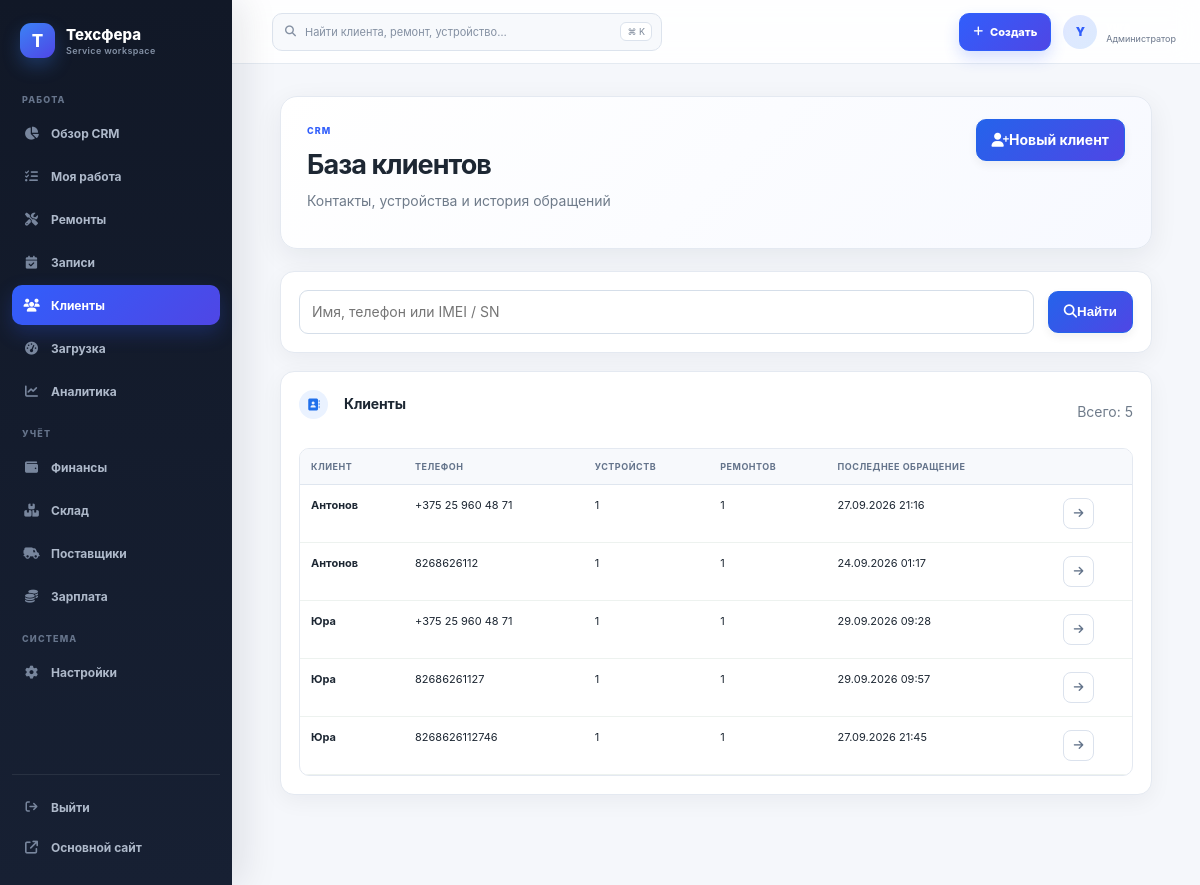
/crm/clients/ (signed in), run on an earlier commit of the app's database.
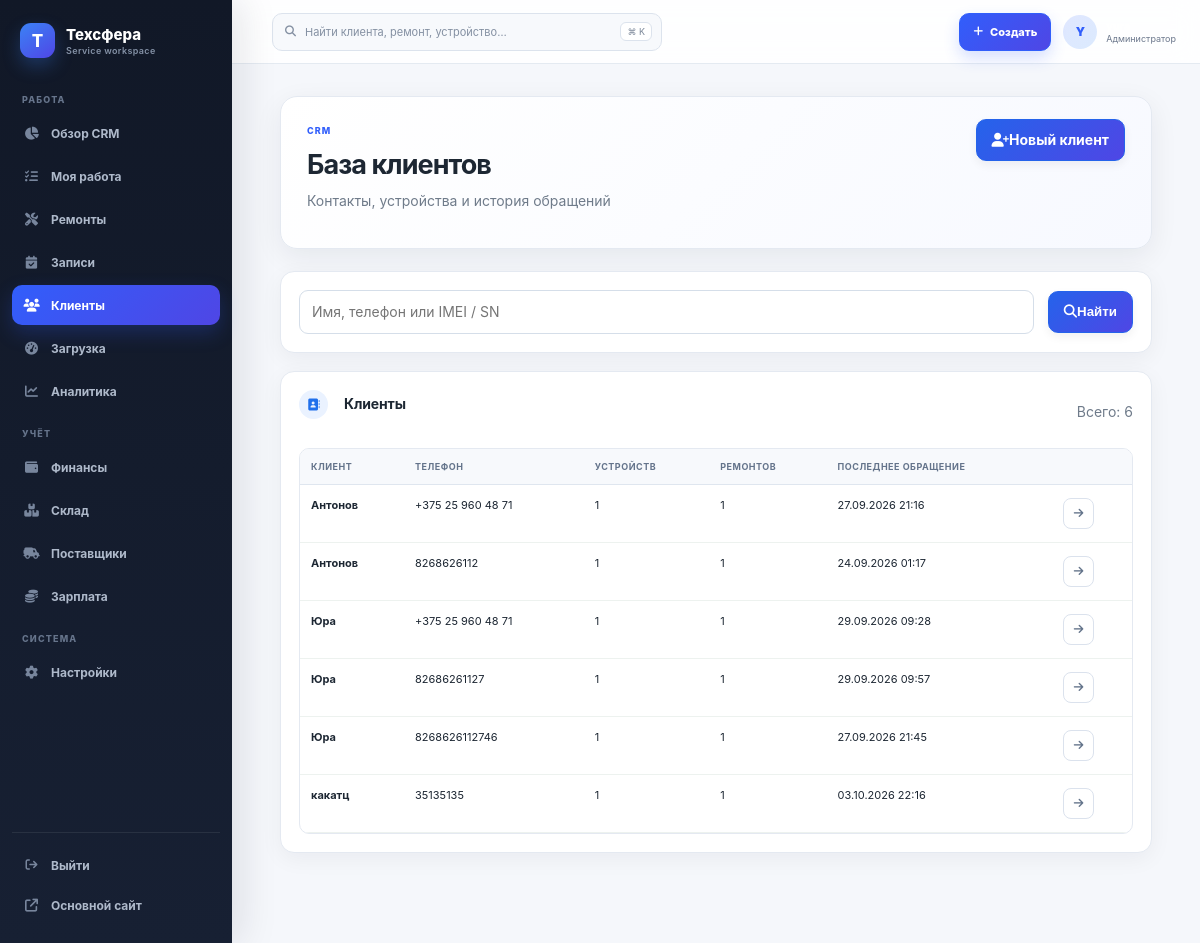
And on a later commit of the database.
### crm/models.py (models this page shows, shortened)
class CRMClient(models.Model):
    name = models.CharField("Имя", max_length=160)
    phone = models.CharField("Телефон", max_length=40)
    normalized_phone = models.CharField("Нормализованный телефон", max_length=20, db_index=True)
    additional_phone = models.CharField("Дополнительный телефон", max_length=40, blank=True)
    email = models.EmailField("Email", blank=True)
    source = models.CharField("Источник", max_length=120, blank=True)
    city = models.CharField("Город", max_length=120, blank=True)
    note = models.TextField("Заметка", blank=True)
    created_at = models.DateTimeField("Создан", auto_now_add=True)
    updated_at = models.DateTimeField("Обновлён", auto_now=True)
    class Meta:
        verbose_name = "Клиент CRM"
        verbose_name_plural = "Клиенты CRM"
        ordering = ["name", "id"]
        indexes = [models.Index(fields=["name"])]

### crm/views.py (the view)
# urls.py: path("clients/", views.client_list, name="client_list"),
@crm_permission_required()
def client_list(request):
    page = Paginator(filter_clients(request.GET.get("q", ""), request.user), 40).get_page(request.GET.get("page"))
    return render(request, "crm/client_list.html", {"page_obj": page, "q": request.GET.get("q", "")})

### accounts/access.py (called while the page is built, shortened)
def profile_for(user):
    if not getattr(user, "is_authenticated", False):
        return None
    try:
        return user.account_profile
    except AccountProfile.DoesNotExist:
        return None

def is_tehsfera_admin(user):
    profile = profile_for(user)
    return bool(user.is_authenticated and user.is_active and (
        user.is_superuser or (profile and profile.role == AccountProfile.Role.ADMIN)
    ))

def master_employee(user):
    if not getattr(user, "is_authenticated", False) or not user.is_active:
        return None
    try:
        employee = user.employee_profile
    except Exception:
        return None
    profile = profile_for(user)
    approved = not profile or (
        profile.role == AccountProfile.Role.MASTER and profile.approval_status == AccountProfile.Approval.APPROVED
    )
    return employee if approved and employee.is_active and not employee.is_owner else None

def is_approved_master(user):
    return master_employee(user) is not None

def is_client(user):
    profile = profile_for(user)
    return bool(profile and profile.role == AccountProfile.Role.CLIENT)

def account_landing_url(user):
    if is_tehsfera_admin(user):
        return reverse("workbench")

### crm/templates/crm/client_list.html (shortened to what this page needs)
{% extends "crm/base.html" %}
{% block crm_content %}
<header class="crm-page-head">
  <div><span class="crm-eyebrow">CRM</span><h1>База клиентов</h1><p class="crm-muted">Контакты, устройства и история обращений</p></div>
  {% if perms.crm.add_crmclient %}<a class="crm-btn crm-btn--primary" href="{% url 'crm:client_create' %}"><i class="fa-solid fa-user-plus"></i> Новый клиент</a>{% endif %}
</header>
<form class="crm-panel crm-inline" method="get"><input class="crm-input crm-search" name="q" value="{{ q }}" placeholder="Имя, телефон или IMEI / SN"><button class="crm-btn crm-btn--primary"><i class="fa-solid fa-magnifying-glass"></i> Найти</button>{% if q %}<a class="crm-btn" href="{% url 'crm:client_list' %}">Сбросить</a>{% endif %}</form>
<section class="crm-panel"><div class="wb-section-head"><h2><i class="fa-solid fa-address-book"></i> Клиенты</h2><span class="crm-muted">Всего: {{ page_obj.paginator.count }}</span></div><div class="crm-table-wrap"><table class="crm-table"><thead><tr><th>Клиент</th><th>Телефон</th><th>Устройств</th><th>Ремонтов</th><th>Последнее обращение</th><th></th></tr></thead><tbody>{% for client in page_obj %}<tr><td><b>{{ client.name }}</b></td><td>{{ client.phone }}</td><td>{{ client.devices_count }}</td><td>{{ client.orders_count }}</td><td>{{ client.last_visit|date:"d.m.Y H:i"|default:"—" }}</td><td><a class="wb-icon-action" title="Открыть клиента" href="{% url 'crm:client_detail' client.pk %}"><i class="fa-solid fa-arrow-right"></i></a></td></tr>{% empty %}<tr><td colspan="6" class="crm-empty"><div class="wb-empty"><span><i class="fa-solid fa-user-group"></i></span><b>Клиенты не найдены</b><p>Измените запрос или создайте первого клиента.</p></div></td></tr>{% endfor %}</tbody></table></div>{% include "crm/_pagination.html" %}</section>
{% endblock %}

What changed in the data, as far as the page shows it:
added CRMClient: name "какатц", phone "35135135", devices_count "1", orders_count "1", last_visit "03.10.2026 22:16"
Also different on the page:
{{ page_obj.paginator.count }}: "5" → "6"
